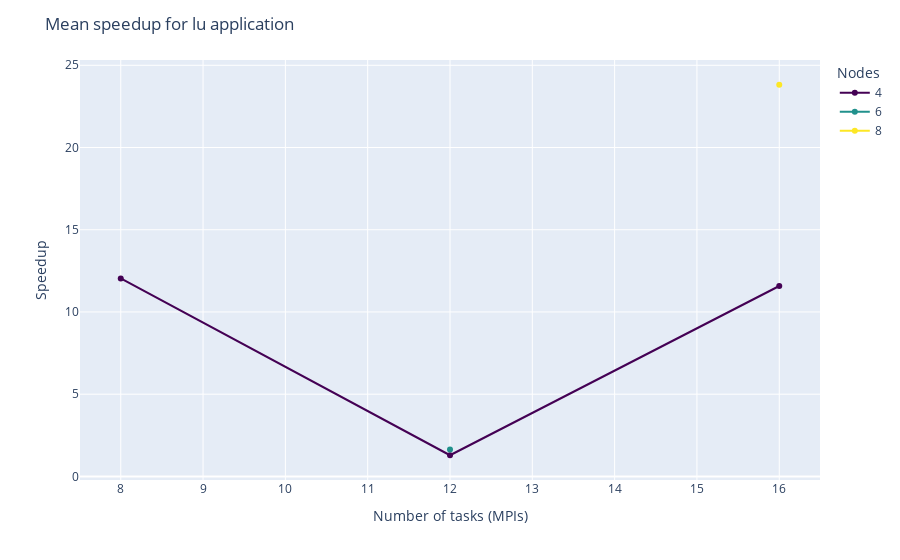

Notebook code for this chart:
### Markdown cell above
## Speedup vs ntasks (MPIs)

### Code cell
fig = px.line(x=lu['ntasks'], y=lu['empirical speedup'],
                markers=True,
                color=lu['nodes'],
                color_discrete_sequence=['#440154', '#21918c', '#fde725'])
fig.update_layout(title='Mean speedup for lu application',
                    legend_title_text='Nodes',
                    xaxis_title='Number of tasks (MPIs)',
                    yaxis_title='Speedup')
fig.show()

### Figure 1 — Plotly figure (JSON) as saved in the notebook; plotly's stock layout.template omitted (floating-point values rounded to 4 significant figures)
{"data": [{"hovertemplate": "color=4<br>x=%{x}<br>y=%{y}<extra></extra>", "legendgroup": "4", "line": {"color": "#440154", "dash": "solid"}, "marker": {"symbol": "circle"}, "mode": "markers+lines", "name": "4", "orientation": "v", "showlegend": true, "type": "scatter", "x": [8, 12, 16], "xaxis": "x", "y": [12.04, 1.287, 11.58], "yaxis": "y"}, {"hovertemplate": "color=6<br>x=%{x}<br>y=%{y}<extra></extra>", "legendgroup": "6", "line": {"color": "#21918c", "dash": "solid"}, "marker": {"symbol": "circle"}, "mode": "markers+lines", "name": "6", "orientation": "v", "showlegend": true, "type": "scatter", "x": [12], "xaxis": "x", "y": [1.641], "yaxis": "y"}, {"hovertemplate": "color=8<br>x=%{x}<br>y=%{y}<extra></extra>", "legendgroup": "8", "line": {"color": "#fde725", "dash": "solid"}, "marker": {"symbol": "circle"}, "mode": "markers+lines", "name": "8", "orientation": "v", "showlegend": true, "type": "scatter", "x": [16], "xaxis": "x", "y": [23.82], "yaxis": "y"}], "layout": {"legend": {"title": {"text": "Nodes"}, "tracegroupgap": 0}, "margin": {"t": 60}, "title": {"text": "Mean speedup for lu application"}, "xaxis": {"anchor": "y", "domain": [0, 1], "title": {"text": "Number of tasks (MPIs)"}}, "yaxis": {"anchor": "x", "domain": [0, 1], "title": {"text": "Speedup"}}}}
